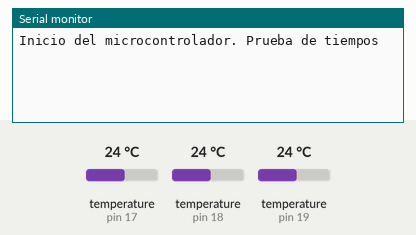
The sketch below on a simulated Arduino Uno, built with avr-gcc and run on an emulated ATmega328P. On the bench: the last lines printed to the serial monitor. The inputs (shaded band) are chosen by the test bench; at power-on: temperature (sensors on pin 17, pin 18, pin 19) 24 °C.

Above: at 3.3 s.
3.4 s: temperature (sensor on pin 17) set to 12 °C
At 13.6 s:
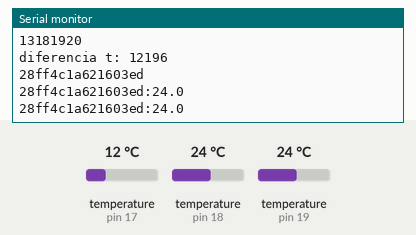
16.8 s: temperature (sensor on pin 18) set to 12 °C
At 20.9 s:
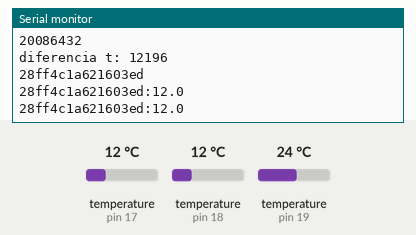
30.2 s: temperature (sensor on pin 19) set to 12 °C
43.6 s: temperature (sensor on pin 17) set to 19 °C
At 47.9 s:
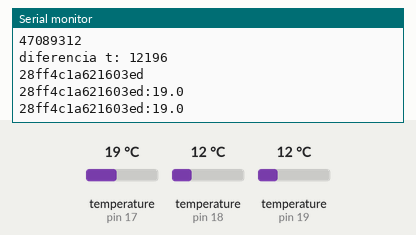
57.0 s: temperature (sensor on pin 18) set to 19 °C
At 58.9 s:
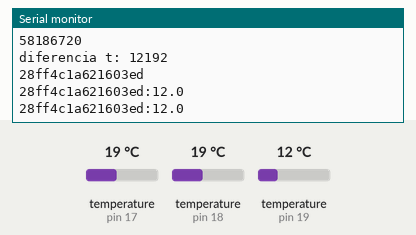
70.4 s: temperature (sensor on pin 19) set to 19 °C
At 77.4 s:
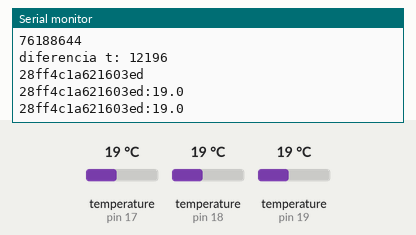
Timing chart, 0 to 78.9 s (numbered marks = the images above; inputs shaded):
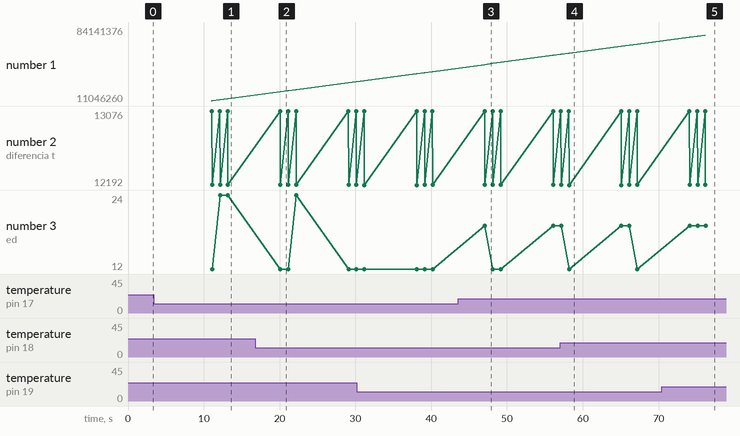

Measured:
- after the input at 3.4 s, the serial monitor: prints a new line after 7.7 s (image 1)
- after the input at 43.6 s, the serial monitor: prints a new line after 3.5 s (image 3)
- plotted number 3: 12 → 19 after the input at 43.6 s

The sketch:

18b20tiempos.ino
```cpp
#define DEBUG 1

#define BPS 115200

#define ONE_WIRE_BUS_0 17 // A3
#define ONE_WIRE_BUS_1 18 // A4
#define ONE_WIRE_BUS_2 19 // A5


// Lower resolution
#define TEMPERATURE_PRECISION 9

// *******************************************************

#include <OneWire.h>
#include <DallasTemperature.h>

#include <SoftwareSerial.h>
#define RXPIN 12    //11
#define TXPIN 11    //12
SoftwareSerial wifiSerialInit (RXPIN,TXPIN);

void build_temperature_message();
String printName(DeviceAddress deviceAddress);
void printResoltion(DeviceAddress deviceAddressPr);
String printAddress(DeviceAddress deviceAddressPa);
void temperatureSensorsBegin();
void copiaDevice(DeviceAddress, uint8_t *);


OneWire oneWire_0(ONE_WIRE_BUS_0);
OneWire oneWire_1(ONE_WIRE_BUS_1);
OneWire oneWire_2(ONE_WIRE_BUS_2);


DallasTemperature sensors_m_0(&oneWire_0);
DallasTemperature sensors_m_1(&oneWire_1);
DallasTemperature sensors_m_2(&oneWire_2);

DeviceAddress tempDeviceAddress;

typedef uint8_t addressMatrix[6][8];

addressMatrix addressMatrix0;
addressMatrix addressMatrix1;
addressMatrix addressMatrix2;

struct bus{
  DallasTemperature * temperatureBus;
  uint8_t sensorsNum;
  addressMatrix * addressVector;
}bus0,bus1,bus2;

bus * buses[]={&bus0,&bus1,&bus2};

String temperatureString = ("");
uint8_t numberOfDevices=0;
uint32_t t_last_tx;

void build_temperature_message() {
  for (uint8_t b = 0; b < 3; b++){

    bus * bus_ = buses[b];

    // Medidas de tiempo
    uint32_t t_previo_n;
    uint32_t t_post_n;
    uint32_t t_previo_r;

    t_previo_r = micros();

    // sensors_m_->requestTemperatures();
    // sensors_m_->setWaitForConversion(false);  // makes it async
    bus_->temperatureBus->setWaitForConversion(false);

    //sensors_m_->requestTemperatures();
    bus_->temperatureBus->requestTemperatures();


    //sensors_m_->setWaitForConversion(true);
    bus_->temperatureBus->setWaitForConversion(true);


    t_previo_n = micros();

    // numberOfDevices = sensors_m_->getDeviceCount();
    numberOfDevices = bus_->temperatureBus->getDeviceCount();


    t_post_n = micros();

    if (DEBUG) Serial.print(F("**** buildTemperatureMessage_ "));
    if (DEBUG) Serial.println(b);
    if (DEBUG) Serial.print(F("numberOfDevices = "));
    if (DEBUG) Serial.println(numberOfDevices);

    if (DEBUG) Serial.println(F("*** tiempos_requestTemperatures"));
    if (DEBUG) Serial.println(t_previo_r);
    if (DEBUG) Serial.println(t_previo_n);
    if (DEBUG) Serial.println(t_post_n);
    if (DEBUG) Serial.print(F("diferencia requestTemperatures(): "));
    if (DEBUG) Serial.println(t_previo_n - t_previo_r);
    if (DEBUG) Serial.print(F("diferencia getDeviceCount: "));
    if (DEBUG) Serial.println(t_post_n - t_previo_n);


    String message_to_tx ="";
    for(int i=0;i<numberOfDevices; i++){

      // Medidas de tiempo
      uint32_t t_previo_t;
      uint32_t t_post_t;
      uint32_t t_post_g;
      uint32_t t_previo_g;

      t_previo_g = micros();
      // sensors_m_->getAddress(tempDeviceAddress, i);
      bus_->temperatureBus->getAddress(tempDeviceAddress, i);


      t_post_g = micros();

      uint8_t deviceAddressDest0[8];
      copiaDevice(tempDeviceAddress, deviceAddressDest0);
      // bus0.addressVector = &addressMatrix0;

      copiaDevice(tempDeviceAddress, bus0.addressVector[0][0]);


       if (DEBUG) Serial.println(F("*** tiempos_getAddress "));
       if (DEBUG) Serial.println(t_previo_g);
       if (DEBUG) Serial.println(t_post_g);
       if (DEBUG) Serial.print(F("diferencia t: "));
       if (DEBUG) Serial.println(t_post_g - t_previo_g);


       if(tempDeviceAddress){
       //if(sensors_m_->getAddress(tempDeviceAddress, i)){

         t_previo_t= micros();


         /*
        struct bus{
          DallasTemperature * temperatureBus;
          uint8_t sensorsNum;
          addressMatrix * addressVector;
        }bus0,bus1,bus2;

         */

         // float tempC = bus_->temperatureBus->getTempC(tempDeviceAddress);
         float tempC = bus_->temperatureBus->getTempC(bus0.addressVector[0][0]);


         t_post_t= micros();

         if (DEBUG) Serial.print(F("device number= "));
         if (DEBUG) Serial.println(i);

         if (DEBUG) Serial.println(F("*** tiempos_getTempC "));
         if (DEBUG) Serial.println(t_previo_t);
         if (DEBUG) Serial.println(t_post_t);
         if (DEBUG) Serial.print(F("diferencia t: "));
         if (DEBUG) Serial.println(t_post_t - t_previo_t);

         String value_18 = String(tempC,1);
         String name_18 = printName(tempDeviceAddress);

         String name_19 = printName(deviceAddressDest0);
         if (DEBUG) Serial.println(name_19);
         if (DEBUG) Serial.println(name_18 + ":" + value_18);
         message_to_tx = message_to_tx + name_18 + ":" + value_18 ;
         if (i != (numberOfDevices -1)) {message_to_tx +=",";}
       }
    }
    Serial.println(message_to_tx);
    if (message_to_tx != "") { wifiSerialInit.println (message_to_tx);}
    delay(1000);
  }
}

String printName(DeviceAddress deviceAddress){
  String temp_sensor_name;
  temp_sensor_name = printAddress(deviceAddress);
  return temp_sensor_name;
}

void printResoltion(DeviceAddress deviceAddressPr){
  temperatureString += (sensors_m_0.getResolution(deviceAddressPr), DEC);
}

String printAddress(DeviceAddress deviceAddressPa){
  String string_temp_r="";
  for (uint8_t i = 0; i < 8; i++){
    if (deviceAddressPa[i] < 16) string_temp_r += ("0");
    uint8_t temp= (deviceAddressPa[i]);
    String stringTemp =  String(temp, HEX);
    string_temp_r = string_temp_r +stringTemp;
  }
  return string_temp_r;
}

void temperatureSensorsBegin() {


  bus0.temperatureBus=&sensors_m_0;
  bus1.temperatureBus=&sensors_m_1;
  bus2.temperatureBus=&sensors_m_2;

  bus0.addressVector = &addressMatrix0;
  bus1.addressVector = &addressMatrix1;
  bus2.addressVector = &addressMatrix2;

  bus0.temperatureBus->begin();
  bus1.temperatureBus->begin();
  bus2.temperatureBus->begin();

  }

void setup() {
  delay(2000);

  Serial.begin(BPS);
  wifiSerialInit.begin(BPS);  // puerto serie al esp12

  Serial.println("Inicio del microcontrolador. Prueba de tiempos");

  temperatureSensorsBegin();
  t_last_tx= millis();

  delay(100);
}

void loop() {
  uint32_t current_time= millis();
  if ((current_time - t_last_tx) > 9000){
    Serial.print(F("******Print LCD - sgs: "));
    Serial.println(millis() / 1000);
    t_last_tx = current_time;
    build_temperature_message();
  }
}

void copiaDevice(DeviceAddress deviceAddressOr, uint8_t * deviceAddressDest){

  unsigned char arrayIndex = 0 ;
  while(arrayIndex < 8) {
    deviceAddressDest[arrayIndex] = deviceAddressOr[arrayIndex] ;
    //deviceAddressDest++ ;
    //deviceAddressOr++ ;
    arrayIndex++ ;
  }
}
```
